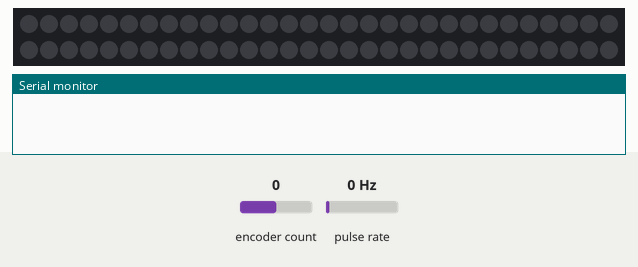
The sketch below on a simulated Arduino Uno, built with avr-gcc and run on an emulated ATmega328P. Shown: 60 RGB LEDs in strip order, left to right, continuing on the next row, the last lines printed to the serial monitor. Wiring (inferred from the names in the program): pulse sensor: data pin 2. Inputs (shaded band) come from the test bench; at power-on: pulse rate 0 Hz, encoder count 0. Dim RGB values are drawn brighter than linear; the strip is taken to match the declared colour order; random numbers use the default seed unless the sketch sets one.

Above: at 1.2 s.
1.3 s: pulse rate (sensor on pin 2) set to 50 Hz
At 1.47 s:
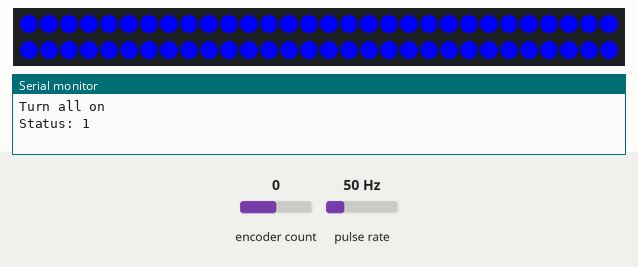
3.5 s: encoder count set to -1
6.5 s: pulse rate (sensor on pin 2) set to 1 Hz
At 8.98 s:
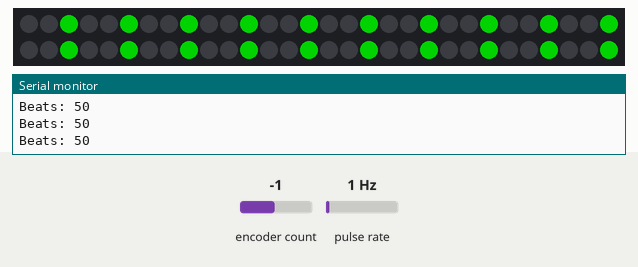
9.5 s: pulse rate (sensor on pin 2) set to 4 Hz
At 10.38 s:
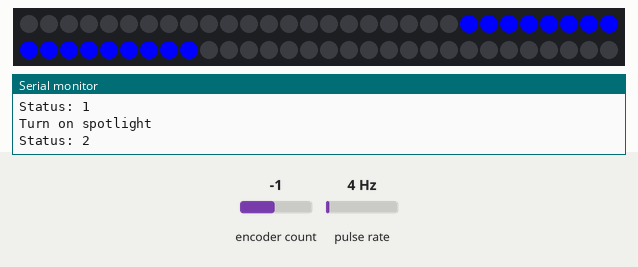

The sketch:

WorkbenchLighting.ino
```cpp
#include <Encoder.h>
#include <Adafruit_NeoPixel.h>

// Pin for the Neopixel strip connction
#define NEOPIXEL_PIN 6
// Pin for the encoder's push button switch
#define PIN_ENCODER_SWITCH 2

int switchInterrupt = 0;

// Initialize the encoder connected to these two pins
Encoder myEnc(3, 9);
volatile int stripStatus = 0;
volatile int debounce = 0;
volatile long oldPosition  = -999;
volatile long newPosition = 999;
int pos = 30;
int danceBeats = 50;

// Initialize the Neopixels
Adafruit_NeoPixel strip = Adafruit_NeoPixel(60, NEOPIXEL_PIN, NEO_WGRB + NEO_KHZ800);

void setup() {
  Serial.begin(9600);

  // Seed random number generator
  randomSeed(analogRead(0));

  // Initialize all pixels to 'off'
  strip.begin();
  allOff();

  pinMode(PIN_ENCODER_SWITCH, INPUT_PULLUP);
  attachInterrupt(digitalPinToInterrupt(PIN_ENCODER_SWITCH), modechange, RISING);
}

void loop() {

  // checks for a new position of the rotary encoder
  newPosition = myEnc.read();

  // do an action based on the current system status
  // 0 = off
  // 1 = on
  // 2 = spotlight
  // 3 = dance party

  if (stripStatus == 1) { // on adjusts brightness
    if (newPosition != oldPosition) {
      int diff = newPosition - oldPosition;
      if (diff > 0) {
        brightAll(diff); // brighten all the lights
      }
      if (diff < 0) {
        dimAll(diff); // dim all the lights
      }
      oldPosition = newPosition;
    }
  }

  if (stripStatus == 2) { // spotlight adjusts position
    if (newPosition != oldPosition) {
      int diff = newPosition - oldPosition;
      pos += diff;
      if (pos > 60) {
        pos = 60;
      }
      if (pos < 0) {
        pos = 0;
      }
      spotLightShift(pos); // change the position of the spotlight
      oldPosition = newPosition;
    }
  }

  if (stripStatus == 3) { // change the beats per minute in dance party
    if (newPosition != oldPosition) {
      int diff = newPosition - oldPosition;
      danceBeats += diff * 5;
      if (danceBeats > 500) {
        danceBeats = 500;
      }
      if (danceBeats < 30) {
        danceBeats = 30;
      }

      oldPosition = newPosition;
    }

    Serial.println("Beats: " + String(danceBeats));
  }

  // repeats this as long as it's in mode 3 dance party
  if (stripStatus == 3) {
    danceParty(danceBeats);
  }


}

void modechange() {

  int rightNow = millis();
  if (rightNow - debounce > 300) {

    debounce = rightNow;
    if (stripStatus < 3) {
      stripStatus++;
    } else {
      stripStatus = 0;
    }


    switch (stripStatus) {
    case 0:
      allOff();
      Serial.println("Turn all off");
      break;
    case 1:
      allOn();
      Serial.println("Turn all on");
      break;
    case 2:
      spotLightInit();
      Serial.println("Turn on spotlight");
      break;
    case 3:
      Serial.println("Setup dance party mode");
      break;
    default:
      break;
    }

    Serial.println("Status: " + String(stripStatus));

  }

}

void spotLightShift(int pos) { // shifts the position of the spotlight
  int pixels = strip.numPixels();
  for (int i = 0; i < pixels; i++) {
    if (i < pos - 8) {
      strip.setPixelColor(i, 0);
    }
    if (i >= pos - 8 && i <= pos + 8) {
      strip.setPixelColor(i, 255);
    }
    if (i > pos + 8) {
      strip.setPixelColor(i, 0);
    }
  }
  strip.show();
}

void spotLightInit() { // initializes the spotlight
  int pixels = strip.numPixels();
  for (int i = 0; i < pixels; i++) {
    if (i < (pixels / 2) - 8) {
      strip.setPixelColor(i, 0);
    }
    if (i >= (pixels / 2) - 8 && i <= (pixels / 2) + 8) {
      strip.setPixelColor(i, 255);
    }
    if (i > (pixels / 2) + 8) {
      strip.setPixelColor(i, 0);
    }
  }
  strip.setBrightness(255);
  strip.show();
}

void danceParty(int beats) { // whomp whomp whomp
  // Send a theater pixel chase in...
  long randNumber;

  randNumber = random(1, 4);
  switch (randNumber) {
    case 1:
      theaterChase(strip.Color(127, 127, 127), beats); // White
      break;
    case 2:
      theaterChase(strip.Color(127, 0, 0), beats); // Red
      break;
    case 3:
      theaterChase(strip.Color(0, 127, 0), beats); // Green
    case 4:
      theaterChase(strip.Color(0, 0, 127), beats); // Blue
      break;
    default:
      break;
  }

}

void dimAll(int diff) { // dims all the lights
  int brightness = strip.getBrightness();
  if (brightness > 1) {
    brightness += diff;
    if (brightness < 1) {
      brightness = 1;
    }
    strip.setBrightness(brightness);
    strip.show();
  }
}

void brightAll(int diff) { // brightens all the lights
  int brightness = strip.getBrightness();
  if (brightness < 256) {
    brightness += diff;
    if (brightness > 255) {
      brightness = 255;
    }
    strip.setBrightness(brightness);
    strip.show();
  }

}

void allOff() { // turns off all the lights
  for (int i=0; i < strip.numPixels(); i++) {
    strip.setPixelColor(i, 0);        //turn every pixel off
  }

  strip.show();
}

void allOn() { // turns on all the lights
  for (int i=0; i < strip.numPixels(); i++) {
    strip.setPixelColor(i, 255);        //turn every pixel on
  }

  strip.show();
}

// Fill the dots one after the other with a color
void colorWipe(uint32_t c, uint8_t wait) {
  for(uint16_t i=0; i<strip.numPixels(); i++) {
    strip.setPixelColor(i, c);
    strip.show();
    delay(wait);
  }
}

void theaterChase(uint32_t c, uint8_t wait) {
  for (int j=0; j<1; j++) {  //do 10 cycles of chasing
    for (int q=0; q < 3; q++) {
      for (int i=0; i < strip.numPixels(); i=i+3) {
        strip.setPixelColor(i+q, c);    //turn every third pixel on
      }
      strip.show();

      delay(wait);

      for (int i=0; i < strip.numPixels(); i=i+3) {
        strip.setPixelColor(i+q, 0);        //turn every third pixel off
      }
    }
  }
}
```

Measured:
- after the input at 1.3 s, the LEDs: change at once (image 1)
- what the display in image 3 shows lasts 0.5 s, from 10.1 s to 10.6 s
